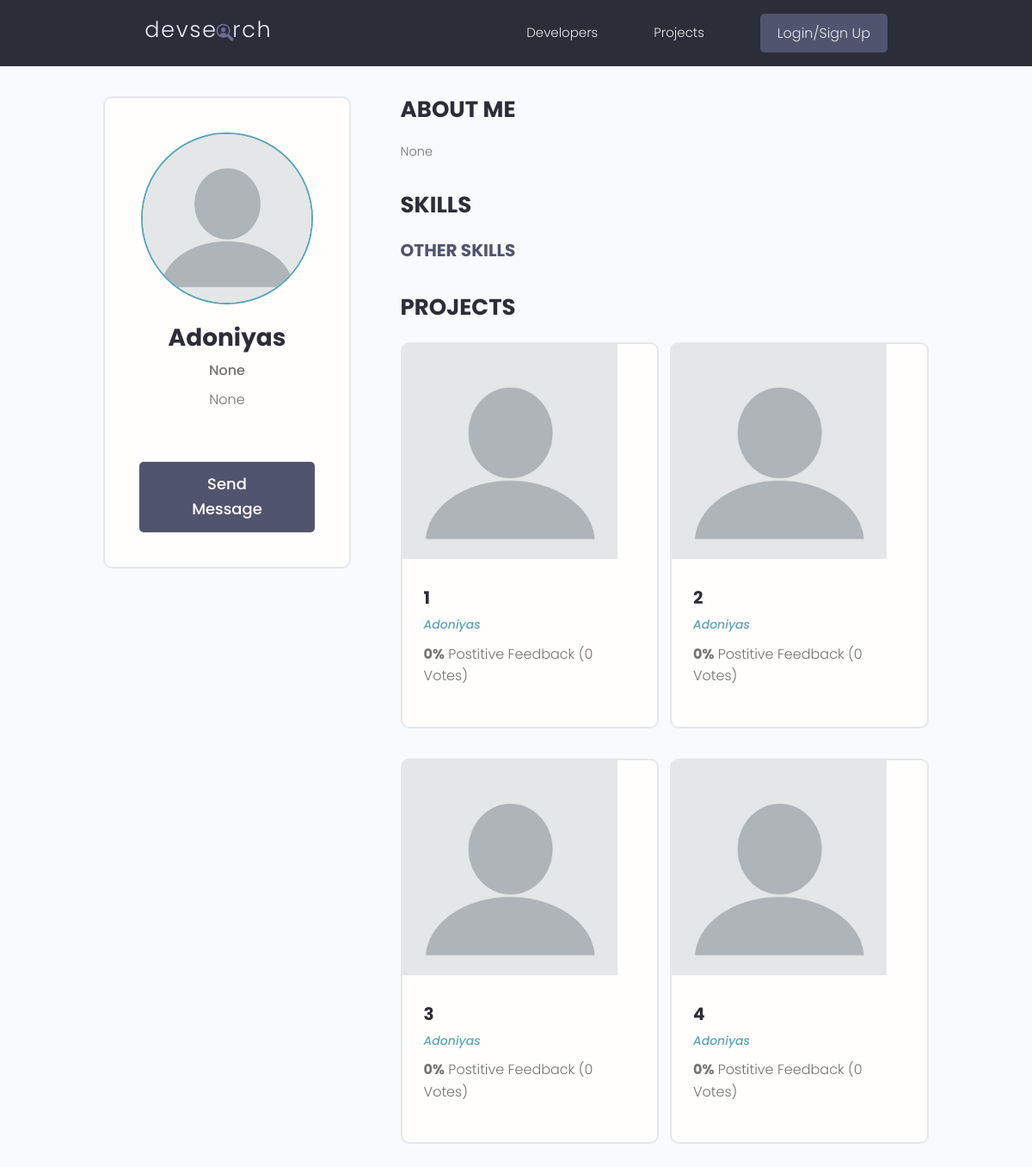
Before: /profile/a83cc6b1-484b-4641-b071-d001fee2ebde with the older database file.
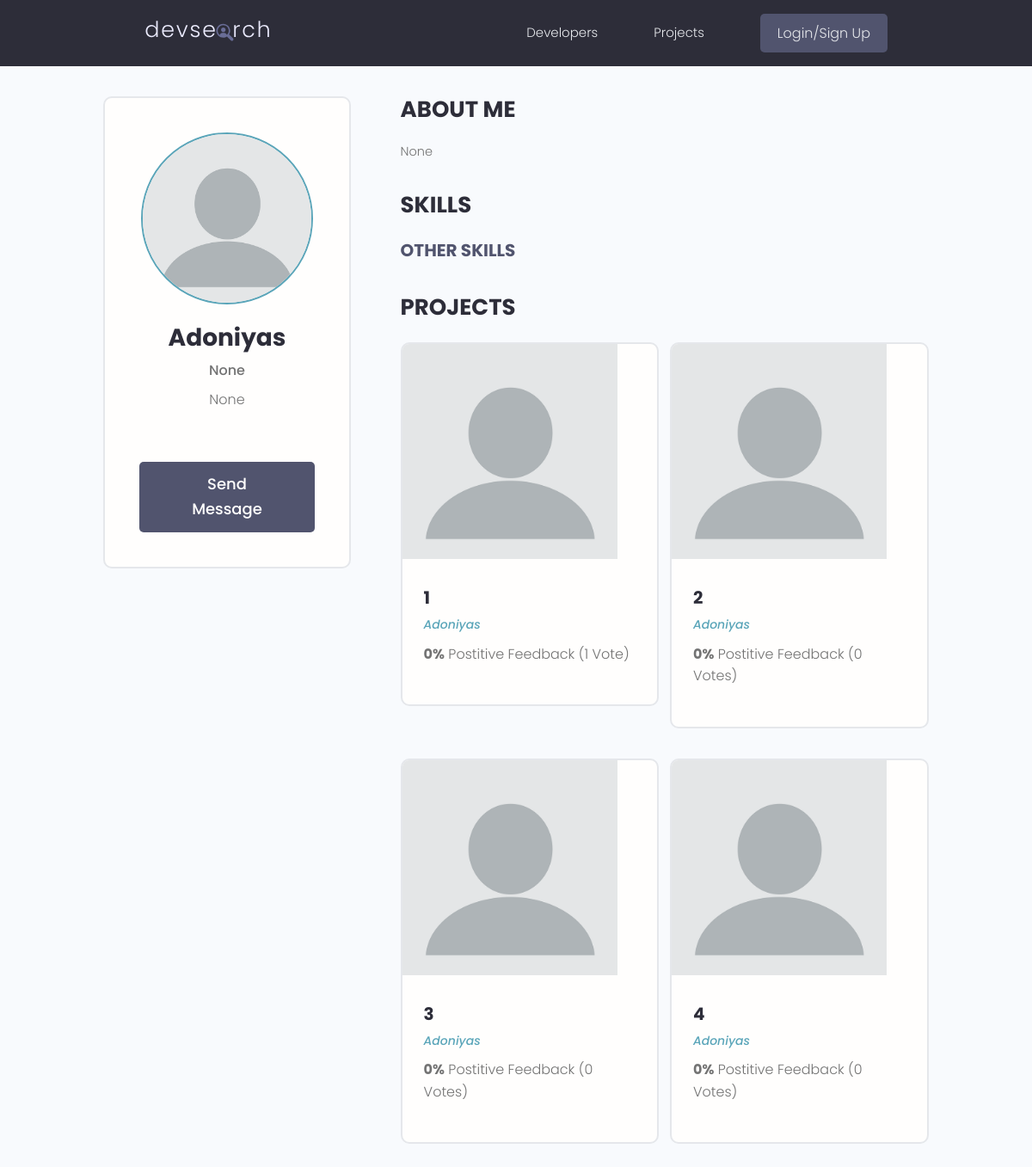
After: the same page with the newer database file.
### projects/models.py (models this page shows, shortened)
class Project(models.Model):
    id = models.UUIDField(default = uuid4, unique=True, primary_key=True, editable=False)
    owner = models.ForeignKey(Profile, on_delete=models.CASCADE, null= True)
    title = models.CharField(max_length=200)
    description = models.TextField(null=True, blank=True)
    featured_img = models.ImageField(upload_to="project_img")
    demo_link = models.CharField(max_length=200, null= True, blank=True)
    source_link = models.CharField(max_length=200, null= True, blank=True)
    vote_ratio = models.IntegerField(default=0, null=True, blank=True)
    vote_count = models.IntegerField(default=0, null=True, blank=True)
    tags = models.ManyToManyField('Tag', blank = True)
    created_at = models.DateTimeField(auto_now_add=True)
    class Meta:
        ordering = ['-vote_ratio', '-vote_count', 'title']

### users/models.py (models this page shows, shortened)
class Profile(models.Model):
    user = models.OneToOneField(User, on_delete=models.CASCADE)
    id = models.UUIDField(default=uuid4, primary_key=True, editable=False)
    name = models.CharField(max_length=200)
    email = models.EmailField(max_length=200)
    username = models.CharField(max_length=200, blank=True, null=True)
    location = models.CharField(max_length=200, blank=True, null=True)
    short_intro = models.CharField(max_length=200, blank=True, null=True)
    bio = models.TextField(max_length=200, blank=True, null=True)
    profile_pic =models.ImageField(upload_to="profile_pic/", default="profile_pic/default.png")
    social_github = models.CharField(max_length=200, blank=True, null=True)
    social_twitter = models.CharField(max_length=200, blank=True, null=True)
    social_linkedin = models.CharField(max_length=200, blank=True, null=True)
    social_youtube = models.CharField(max_length=200, blank=True, null=True)
    social_website = models.CharField(max_length=200, blank=True, null=True)
    created_at = models.DateTimeField(auto_now_add=True)

### users/views.py (the view)
# urls.py: path("profile/<str:pk>", views.user_profile, name="user-profile"),
def user_profile(request, pk):
    profile = Profile.objects.get(id=pk)
    top_skills = profile.skill_set.exclude(description__exact="")
    other_skills = profile.skill_set.filter(description="")
    context = {"profile": profile, "top_skills":top_skills, "other_skills": other_skills}
    return render(request, "users/user-profile.html", context)

### users/templates/users/user-profile.html (shortened to what this page needs)
{% extends 'base.html' %}
{% block content %}
  <main class="profile my-md">
    <div class="container">
      <div class="layout">
        <div class="column column--1of3">
          <div class="card text-center">
            <div class="card__body dev">
              <img class="avatar avatar--xl" src="{{profile.profile_pic.url}}" />
              <h2 class="dev__name">{{profile.name}}</h2>
              <p class="dev__title">{{profile.short_intro}}</p>
              <p class="dev__location">{{profile.location}}</p>
              {% if request.user.profile.id != profile.id %}
              <a href="{% url 'send-message' profile.id %}" class="btn btn--sub btn--lg">Send Message </a>
              {% endif %}
            </div>
          </div>
        </div>
        <div class="column column--2of3">
          <div class="devInfo">
            <h3 class="devInfo__title">About Me</h3>
            <p class="devInfo__about">
              {{profile.bio}}
            </p>
          </div>
          <div class="devInfo">
            <h3 class="devInfo__title">Skills</h3>
            <div class="devInfo__skills">
              <h3 class="devInfo__subtitle">Other Skills</h3>
            </div>
          </div>
          <div class="devInfo">
            <h3 class="devInfo__title">Projects</h3>
            <div class="grid grid--two">
              {% for project in profile.project_set.all %}
              <div class="column">
                <div class="card project">
                  <a href="{% url 'project' project.id %}" class="project">
                    <img class="project__thumbnail" src="{{project.featured_img.url}}" alt="project thumbnail" />
                    <div class="card__body">
                      <h3 class="project__title">{{project.title}}</h3>
                      <p><a class="project__author" href="{% url 'user-profile' project.owner.id %}">{{project.owner.name}}</a></p>
                      <p class="project--rating">
                        <span style="font-weight: bold;">{{project.vote_ratio}}%</span> Postitive
                        Feedback ({{project.vote_count}} Vote{{project.vote_count|pluralize:"s"}})
                      </p>
                    </div>
                  </a>
                </div>
              </div>
              {% endfor %}
            </div>
          </div>
        </div>
      </div>
    </div>
  </main>
  {% endblock %}

Changed rows visible on the page:
changed Project (number 1 of 4 on the later page): vote_count "0" → "1"
